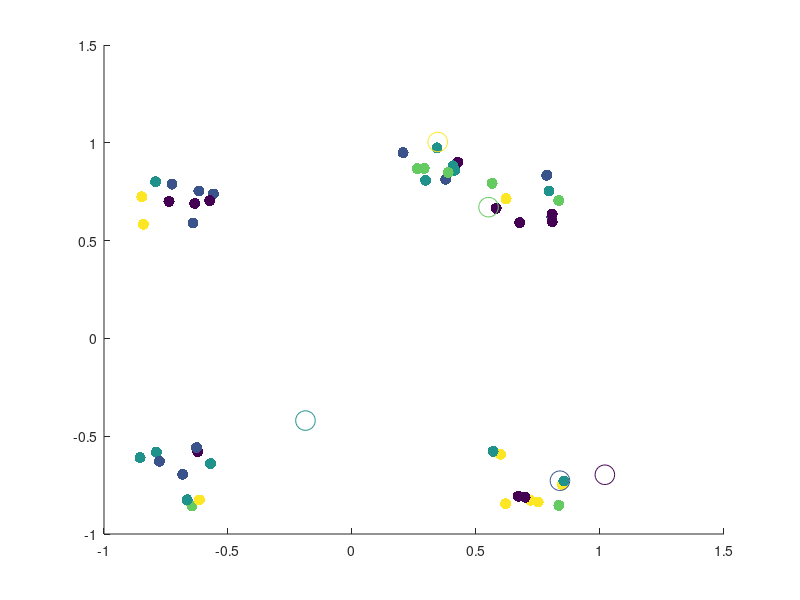

MATLAB code to generate this figure: (Note: this script raises an error after producing the figure.)
%% Random Initalization
% yeet
% Topic I.6 - Alternating Minimization Scheme Algorithm for k-Means Clustering*
% 
% Clear the workspace and close all figure windows     

close all; clear all;

load Q1data.mat; 

[n,m]= size(XData); 

% Set the number of clusters (k)
k=5;

% Assign each data vector, randomly to one of the k clusters
IndexSet = randi(k,n,1);

% Plot the data
scatter(XData(:,1),XData(:,2),64,IndexSet,'filled');
hold on

% Create data structures to store the weight vectors for cluster (c), and the 
% weight vectors from the previous iteration (cPrev)
c = zeros(k,m);
cPrev = zeros(k,m);

% Randomly initialize the weight vectors so that each component is sampled from 
% the interval [-1,1]
c = -1.2 + 2.4*rand(k,m);

% Plot the initial weight vectors
scatter(c(:,1),c(:,2),200,linspace(1,k,k))
hold off
pause



%% K++ initalization 

close all; clear all; clc;
% for funsies attempt at k++ initalization 

% 100 2-dimensional points, each points is a vector! 
%hopefully this is like quakes data
load Q1data.mat


%number of clusters; 
k =4; 

[n,m]=size(XData);



[c,IndexSet]= KPlusPlusInit(XData,k);




% Plot the data
scatter(XData(:,1),XData(:,2),64,IndexSet,'filled');
hold on
scatter(c(:,1),c(:,2),200,linspace(1,k,k))
hold off

%% The Alternating Minimization Scheme
doneFlag=0;

% Keep alternating updates to weight vectors and cluster assignments until weight 
% vectors no longer change their locations

while (~doneFlag)

    % Update the weight vectors in each cluster via the centroid formula
    for i=1:k 

        % Find the indices for all data vectors currently in cluster i
        ClusterIndices = find(IndexSet==i);

        % Find the number of data vectors currently in cluster i
        NumVecsInCluster = size(ClusterIndices,1);

        % Create a data structure to store weight vector for the current
        % cluster
        c(i,:)=0; 

        % Update cluster vector using the centroid formula
        for j=1:NumVecsInCluster
            for l=1:m
                c(i,l) = c(i,l) + XData(ClusterIndices(j,1),l)/NumVecsInCluster;
            end
        end

    end

    % Plot the updated weight vectors for each cluster
    scatter(XData(:,1),XData(:,2),64,IndexSet,'filled')
    hold on
    scatter(c(:,1),c(:,2),200,linspace(1,k,k))
    %pause
    
    % Now reassign all data vectors to the closest weight vector (cluster)

    % Create a data structure to store closest weight vector for each data
    % point
    closestCluster=zeros(n,1);

    % Reassign each data vector to the new, closest cluster
    for d=1:n

        % Store the coordinates of the current data vector
        xD = XData(d,:);

        % Set the minimum distance tracker to be a very large number
        sqDistMin=1e16;

        % Find the closest weight vector (cluster) to the current data
        % vector
        for i=1:k
            sqDist = norm(c(i,:)-xD,2);

            % If the distance is less than the current min, assign the
            % current data vector to this cluster
            if sqDist<sqDistMin
                closestCluster(d)=i;
                sqDistMin=sqDist;
            end

        end
    end

    % Update the assignments of the data vectors to their new clusters
    IndexSet = closestCluster;
    
    % Plot the data and the updated weight vectors
    hold off
    scatter(XData(:,1),XData(:,2),64,IndexSet,'filled')
    hold on
    scatter(c(:,1),c(:,2),200,linspace(1,k,k))
    hold off
    %pause
    
    % Terminate the alternating scheme if the weight vectors are unaltered
    % relative to the previous iteration
    if c==cPrev
        doneFlag=1;
    else
        cPrev=c;
    end
end


%% Calculation of Overall Coherence

% computes overall coherence AFTER K-Means! 
OvCo=oaco(XData,IndexSet,c)



%% 10 initalizations

close all; clear all; clc;



% 50  2-dimensional points, each points is a vector! 
%hopefully this is like quakes data
load Q1data.mat



rng(33)

% initalization :) heh
OvCO_forkPP = zeros(1,10);
OvCO_forRand = zeros(1,10); 
% number of clusters


k=5; 


% random initalization;

for realz = 1:10
    [n,m]= size(XData);
    IndexSeti = randi(k,n,1);
    ci = -1.2 + 2.4*rand(k,m);
    
    % scatter(XData(:,1),XData(:,2),64,IndexSeti,'filled')
    %     hold on
    %     scatter(ci(:,1),ci(:,2),200,linspace(1,k,k))
    %     hold off
    %     pause 
    %     
    
    % this runs the k-means algorithim
    [IndexSetf,cf]= kmeans493(XData,k,IndexSeti,ci);
    OvCo=oaco(XData,IndexSetf,cf);
    OvCO_forRand(:,realz) = OvCo ; % this creates a vector of the overall coherence
    
    %   scatter(XData(:,1),XData(:,2),64,IndexSetf,'filled')
    %     hold on
    %     scatter(cf(:,1),cf(:,2),200,linspace(1,k,k))
    %     hold off


end 


%k++ initalization 
for realz = 1:10  

    [ci,IndexSeti]=KPlusPlusInit(XData,k);
    
    %  scatter(XData(:,1),XData(:,2),64,IndexSeti,'filled')
    %     hold on
    %     scatter(ci(:,1),ci(:,2),200,linspace(1,k,k))
    %     hold off
    %     pause 
        
        %runs k means
   
    %uses a random     scheme for intial index
    %[IndexSetf,cf]= kmeans493(XData,k,randi(k,size(XData,1),1),ci);    
    [IndexSetf,cf]= kmeans493(XData,k,IndexSeti,ci);
    
    OvCo=oaco(XData,IndexSetf,cf);
    OvCO_forkPP(:,realz) = OvCo ; 
    
    %   scatter(XData(:,1),XData(:,2),64,IndexSetf,'filled')
    %     hold on
    %     scatter(cf(:,1),cf(:,2),200,linspace(1,k,k))
    %     hold off
end 




mean(OvCO_forkPP)
mean(OvCO_forRand)



%% Elbow Method

clc; clear all; close all; 

load Q1data.mat

suck =8; 
initalz =5; 

% rows is number of initlizations we use, coloumns is values of k 
% for each initilization scheme
mat2PlotKPP = zeros(initalz,suck); 
mat2PlotRand =zeros(initalz,suck); 

for k=1:suck
   
    
    for realz = 1:initalz

    [ci,IndexSeti]=KPlusPlusInit(XData,k);
        
        %runs k means
        
    [IndexSetf,cf]= kmeans493(XData,k,IndexSeti,ci);
    
    OvCo=oaco(XData,IndexSetf,cf);
    mat2PlotKPP(realz,k) = OvCo; 
    end 
    
    
    
     for realz = 1:initalz

    [n,m]= size(XData);
    IndexSeti = randi(k,n,1);
    ci = -1.2 + 2.4*rand(k,m);
        
        %runs k means
        
    [IndexSetf,cf]= kmeans493(XData,k,IndexSeti,ci);
    
    OvCo=oaco(XData,IndexSetf,cf);
    mat2PlotRand(realz,k) = OvCo; 
     end 
    
    
    
end 



subplot(1,2,1)
for iter = 1:5
    plot(1:suck, mat2PlotKPP(iter,:),'LineWidth',1.5,'Marker',"*",'LineStyle','--')
    hold on;
    title('Elbow Plot for K++ Initalization')
    xlabel('Number of Clusters (k)')
    ylabel('Overall Coherence y')
    %rectangle('Position',[4-1 7-1 1 1],'Curvature',[.5 .5]) 
    %legend('Realiz 1','Realiz 4','Realiz 3','Realiz 4','Realiz 5')
    grid on;
end 



hold on; 

subplot(1,2,2)
for iter = 1:5
    plot(1:suck, mat2PlotRand(iter,:),'LineWidth',1.5,'Marker',"*",'LineStyle','--')
     hold on;
    title('Elbow Plot for Random Initalization')
    xlabel('Number of Clusters (k)')
    ylabel('Overall Coherence y')
    legend('Realiz 1','Realiz 4','Realiz 3','Realiz 4','Realiz 5')
    grid on;
end 




%% MNIST PART 3

close all; 
numim = 100; % number of images
% use parts of Haider Code to extract data frame from 100 images 
% 400 cols for 20 x 20 pizels 

%ovco badd at large k FYI

[XDataM ,labels2test]= DatHaider(numim);

% use k = 6 from jamie elbow! 
k_fromelbow=6;
    

%initalizes and does kmeans 
[c,IndexSeti]=KPlusPlusInit(XDataM,k_fromelbow,42);
[IndexSetf, cf] = kmeans493(XDataM,k_fromelbow,IndexSeti,c);

% for the  cluster we...
for val_k= 1:k_fromelbow 

    figure(val_k)    

    str = sprintf('Images associated with Cluster %d', val_k);



% look at all the points in this cluster from k means 
    for i=1:sum(IndexSetf==val_k)
       % creates the rows and coloumns for images in a cluster
        rows_img = round(numim/10);
        cols_img = round(numim/10);
       %creates a subplot for a certain cluster k
       subplot(rows_img,cols_img,i)
       title(str)
       %and shows all the images associated with that cluster
       Cluster_image = XDataM(IndexSetf==val_k,:);
       currImg = reshape(Cluster_image(i,:),[20,20]);
       imshow(currImg,'InitialMagnification',1000) 
    end
    
    
% cluster 1 is 1     
% cluster 2 is zero 
% cluster 3 is 3
% cluster 4 is 2 
% cluster 5 is 4  
% cluster 6 is 0


end 

%% Success score

% done with my eyeball 
% we see the number that occurs the most in each figure!
ClusterMostOccurNum = [1 0 3 2 4 0];


expLabs = zeros(100,1); 

for val_k = 1:k_fromelbow
    WhereImagesR=IndexSetf==val_k;
    expLabs = ClusterMostOccurNum(val_k).*(WhereImagesR)+expLabs ;
end 


SucScore = sum(expLabs == labels2test)/100;

SucScore*100;

%% Bonus Part


BonusSuck = 10; 

  
numim = 100; % number of images
% use parts of Haider Code to extract data frame from 100 images 
% 400 cols for 20 x 20 pizels 

%ovco badd at large k FYI

[XDataM ,labels2test]= DatHaider(numim);

SucScoresforAll = zeros(1,8);

%calc success score for each k
for k_to_test =3:BonusSuck
    


        %initalizes and does kmeans 
        [c,IndexSeti]=KPlusPlusInit(XDataM,k_to_test,42);
        [IndexSetf, cf] = kmeans493(XDataM,k_to_test,IndexSeti,c);
        
        
        MostOccurNum = zeros(1,k_to_test);
        expLabs = zeros(100,1); 
        
        
        % for the  cluster we...
        for val_k= 1:k_to_test
         % computes the number that occurs most in each cluster
         MostOccurNum(val_k)  =  mode(labels2test(IndexSetf==val_k));
         expLabs = MostOccurNum(val_k).*(WhereImagesR)+expLabs ;
        end 

        % computes the success score!
        SucScore = sum(expLabs == labels2test)/100;

        SucScoresforAll(val_k-2)= SucScore; 
        
end 


figure;
psuc = plot(3:BonusSuck,SucScoresforAll,'*-')
